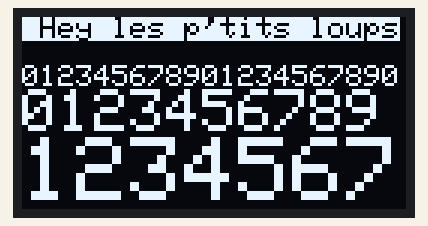
A sketch run on a simulated Arduino Uno, built with avr-gcc and run on an emulated ATmega328P. Parts: 128×64 one-colour display.

Above: at 1.22 s.
At 5.75 s:
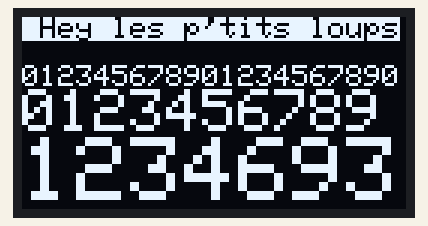
At 10.61 s:
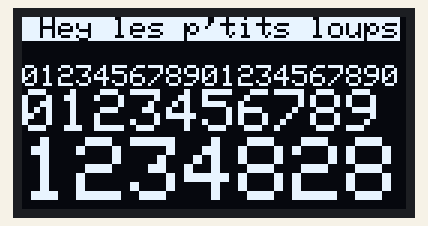
At 20.32 s:
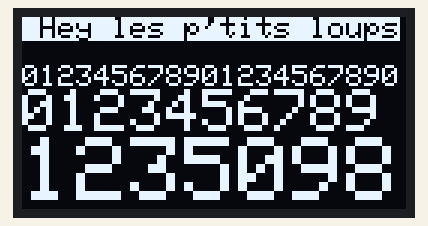
At 30.03 s:
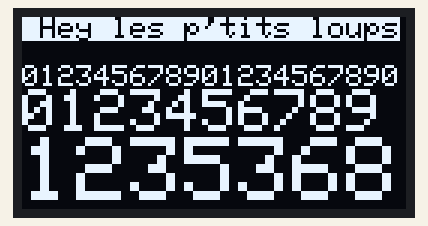
At 39.74 s:
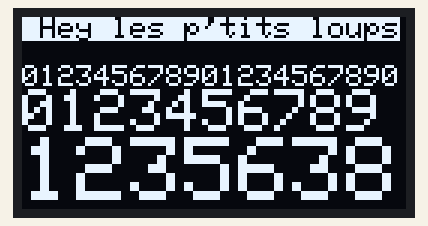

The sketch:

OLED128x64.ino
```cpp
#include <Wire.h>
#include <Adafruit_SH110X.h>

#define OLED_i2c_Addr 0x3c //initialise avec l'adresse 0x3C (typiquement OLED chinois)
//#define OLED_i2c_Addr 0x3d //initialise avec l'adresse 0x3D (typiquement OLED Adafruit)

#define SCREEN_WIDTH 128 // Largeur en pixels
#define SCREEN_HEIGHT 64 // hauteur en pixels
#define OLED_RESET    -1 // Pas de broche reset sur ce module
Adafruit_SH1106G display = Adafruit_SH1106G(SCREEN_WIDTH, SCREEN_HEIGHT, &Wire, OLED_RESET);

void setup()   {
  delay(1000); // parachute + OLED power up
  Wire.begin();
  Wire.setClock(400000L); // optionnel. par défaut la vitesse i2c est 100kbps.
  Serial.begin(9600);
  display.begin(OLED_i2c_Addr, true);
  display.clearDisplay();
}//setup()


void loop(){
  static long i=1234567;
  display.clearDisplay();
  display.setCursor(0, 0);

  display.setTextColor(SH110X_BLACK, SH110X_WHITE); // texte noir sur blanc
  //                                      "012345678901234567890"
  display.setTextSize(1); display.println(" Hey les p'tits loups\n");

  display.setTextColor(SH110X_WHITE);
  display.setTextSize(1); display.println("012345678901234567890");
  display.setTextSize(2); display.println("0123456789");
  display.setTextSize(3); display.println(i++);

  display.display();
}//loop()
```
